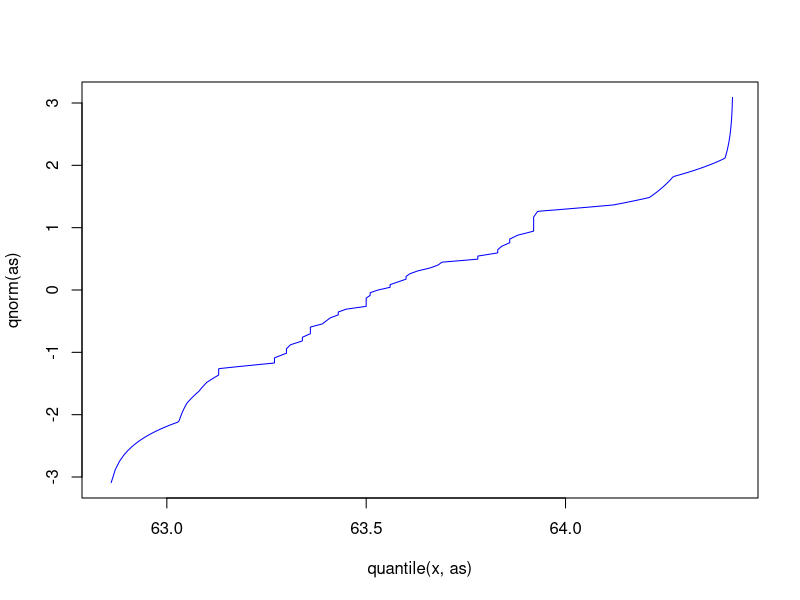
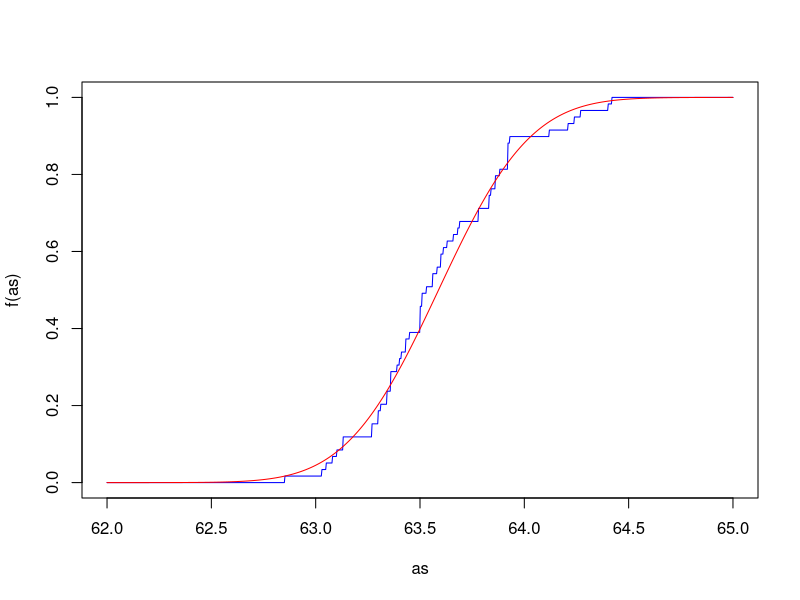

Write R code to recreate these figures, in order.
datt <- scan('wax.txt')

dat <- matrix(datt, ncol = 2, byrow=TRUE)

x <- dat[,1]
y <- dat[,2]

as <- seq(0, 1, length.out = 1000)

# plot(quantile(x, as), quantile(y, as), col='blue', type='l')
plot(quantile(x, as), qnorm(as), col='blue', type='l')

as <- seq(62, 65, length.out=1000)
f <- ecdf(x)
plot(as, f(as), type='l', col='blue')

n <- length(x)
mu <- mean(x)
sig2 <- var(x)
lines(as, pnorm(as, mu, sd = sqrt(sig2)), col='red' )

k <- function(t){
  return(pnorm(t, mu, sqrt(sig2)))
}

print(ks.test(unique(x),k))

B <- 10000
res <- numeric(B)
base_v <- ks.test(unique(x), pnorm, mu, sqrt(sig2))[1]$statistic

for (i in 1:B){
  a <- rnorm(n, mu, sqrt(sig2))
  res[i] = (ks.test(unique(a), k)[1]$statistic>base_v)
}

print(paste('p-value =',mean(res)))

